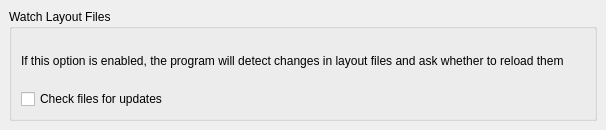
<?xml version="1.0" encoding="UTF-8"?>
<ui version="4.0">
 <class>MainConfigPage7</class>
 <widget class="QFrame" name="MainConfigPage7">
  <property name="geometry">
   <rect>
    <x>0</x>
    <y>0</y>
    <width>606</width>
    <height>130</height>
   </rect>
  </property>
  <property name="windowTitle">
   <string>Application Settings</string>
  </property>
  <layout class="QVBoxLayout">
   <property name="spacing">
    <number>6</number>
   </property>
   <property name="leftMargin">
    <number>9</number>
   </property>
   <property name="topMargin">
    <number>9</number>
   </property>
   <property name="rightMargin">
    <number>9</number>
   </property>
   <property name="bottomMargin">
    <number>9</number>
   </property>
   <item>
    <widget class="QGroupBox" name="groupBox">
     <property name="title">
      <string>Watch Layout Files</string>
     </property>
     <layout class="QGridLayout" name="gridLayout">
      <property name="leftMargin">
       <number>9</number>
      </property>
      <property name="topMargin">
       <number>9</number>
      </property>
      <property name="rightMargin">
       <number>9</number>
      </property>
      <property name="bottomMargin">
       <number>9</number>
      </property>
      <item row="1" column="0" colspan="2">
       <widget class="QCheckBox" name="check_for_updates">
        <property name="text">
         <string>Check files for updates</string>
        </property>
       </widget>
      </item>
      <item row="0" column="0" colspan="2">
       <widget class="QLabel" name="label">
        <property name="text">
         <string>If this option is enabled, the program will detect changes in layout files and ask whether to reload them</string>
        </property>
        <property name="wordWrap">
         <bool>true</bool>
        </property>
       </widget>
      </item>
     </layout>
    </widget>
   </item>
  </layout>
 </widget>
 <layoutdefault spacing="6" margin="11"/>
 <resources/>
 <connections/>
</ui>
